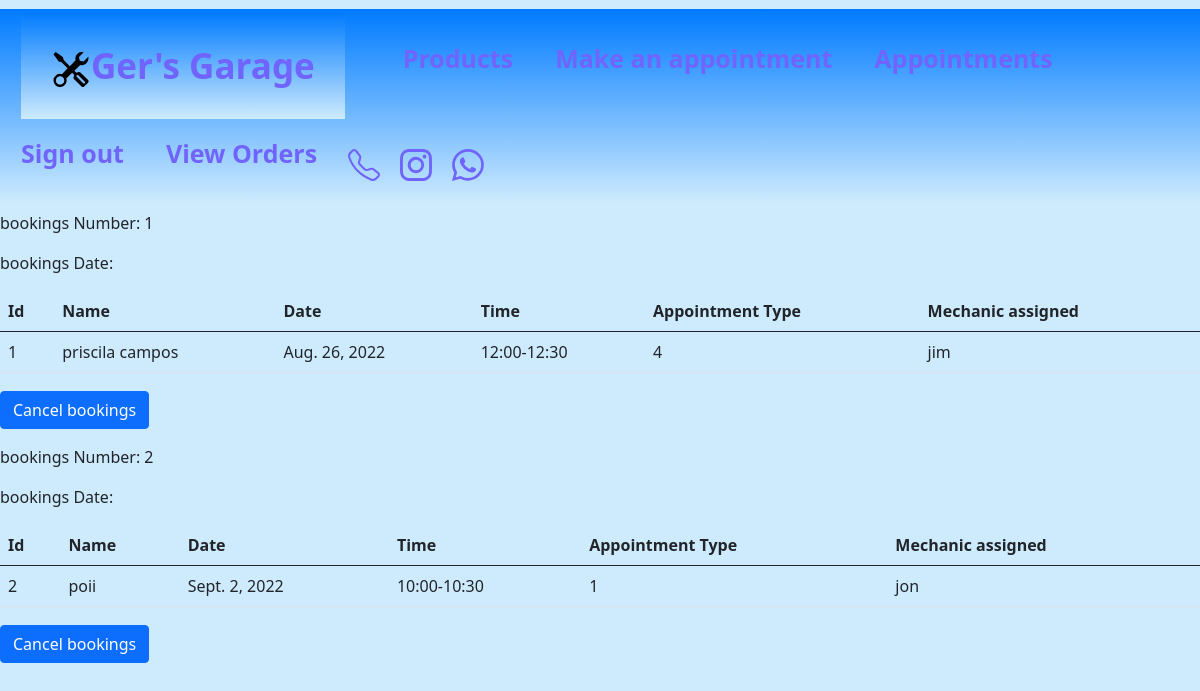
/Bookings/history/ (signed in), run on an earlier commit of the app's database.
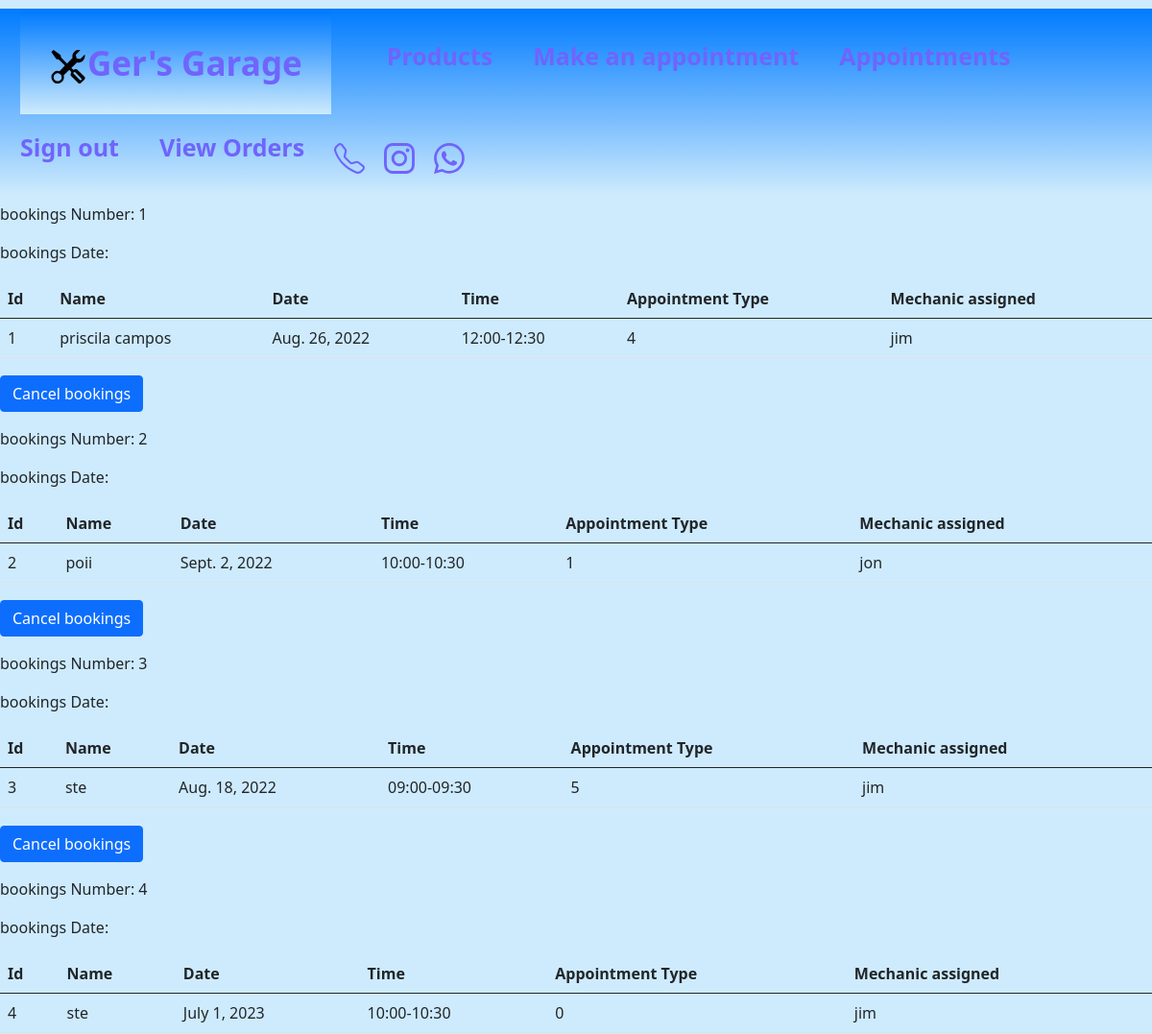
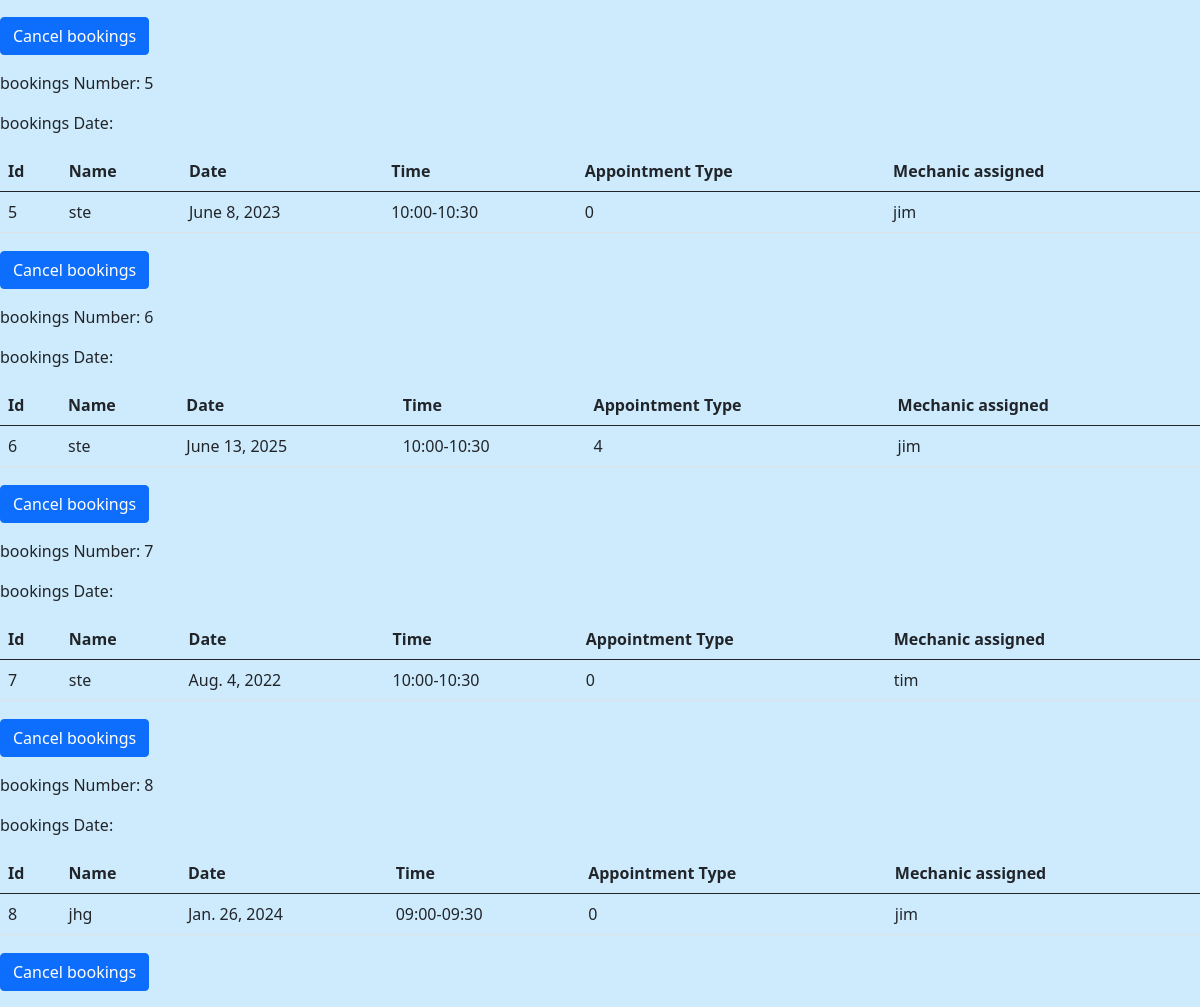
And on a later commit of the database (2 pictures, top to bottom).
### Bookings/models.py (models this page shows, shortened)
class Bookings(models.Model):
    class Meta:
        unique_together = ('staff', 'date', 'timeslot')
    CAR_MAKES = [(0,' Nissan '),
                 (1,' Audi '),
                 (2,' BMW '),
                 (3,' Chevrolet '),
                 (4,' Citroen '),
                 (5,' Fiat '),
                 (6,' Ford '),
                 (7,' Honda '),
                 (8,' Hyundai '),
                 (9,' Kia '),
                 (10,' Mercedes-Benz '),
                 (11,' Renault '),
                 (12,' Suzuki '),
                 (13,' Toyota '),
                 (14,' Volkswagen '),
                 (15,' Volvo '),
                 (16,' Mazda '),
                 (17,' Jaguar '),
                 (18,' Jeep '),
                 (19,' Porsche '),
                 (20,' Kia '),
                 (21,' Land Rover '),
                 (22,' Mini'),
                 (23,' Mitsubishi Motors'),
                 (24,' Subaru'),
                 (25,' Chrysler'),
                 (26,' Dodge'),
                 (27,' Tesla'),
                 (28,' Alfa Romeo'),
                 (29,' Bentley'),
                 (30,' Other'), ]
    TIMESLOT_LIST = (
        (0, '09:00-09:30'),
        (1, '10:00-10:30'),
        (2, '11:00-11:30'),
        (3, '12:00-12:30'),
        (4, '13:00-13:30'),
        (5, '14:00-14:30'),
        (6, '15:00-15:30'),
        (7, '16:00-16:30'),
        (8, '17:00-17:30'),
    )
    CAR_TYPE = [
        (0, ' Convertible '),
        (1, '  SUV '),
        (2, ' Station wagon '),
        (3, ' Hatchback '),
        (4, ' Coupe '),
        (5, ' Pickup truck '),
        (6, ' Minivan '),
        (7, ' Sports car '),
        (8, ' Truck '),
        (9, ' Van '),
        (10, ' Crossover '),
        (11, ' Motorcycle '),
        (12, ' Limousine '),
        (13, ' Bus '),
        (14, ' Roadster '),
        (15, ' Recreational vehicle '),
        (16, ' Other '), ]
    Engine_TYPES = [(1, ' Electric car '),
                    (2, ' Hybrid car '),
                    (3, ' Petrol car '),
                    (4, ' Diesel car '), ]
    APP_TYPE = [(0, ' Repair/fault '),
                (1, ' Major Repair '),
                (2, ' Major service '),
                (3, ' Annual service '),
                (4, ' Pre NCT '),
                (5, ' Emissions test '),
                (6, ' Winter service '),
                (7, ' Others '), ]
    CustName = models.TextField( 'Name',max_length=25)
    Reg = models.TextField('Registration number',max_length=25)
    timeslot = models.IntegerField('Time',choices=TIMESLOT_LIST, blank=True)
    date = models.DateField('Date',help_text='DD-MM-YYYY')
    type = models.IntegerField( 'Type of appointment',choices=APP_TYPE)
    number = models.TextField('Phone number',max_length=25)
    email = models.TextField('email',max_length=25)
    VehicleType = models.IntegerField('Vehicle type',choices=CAR_TYPE)
    CarMake = models.IntegerField('Car make',choices=CAR_MAKES)
    EngineType = models.IntegerField('Engine type',choices=Engine_TYPES)
    staff = models.ForeignKey('Staff', on_delete=models.CASCADE)
    def __str__(self):
        return '{},{},{},{},{}'.format(self.id,self.CustName,self.date,self.type,self.staff)
    @property
    def time(self):
        return self.TIMESLOT_LIST[self.timeslot][1]

class Staff(models.Model):
    name = models.TextField(max_length=25)
    def __str__(self):
        return self.name

### Bookings/views.py (the view)
# urls.py: path('history/', views.bookings_history, name= 'bookings_history'),
@login_required()
def bookings_history(request):
    if request.user.is_staff:
        email = str(request.user.email)
        booking_details = Bookings.objects.all()
        print(booking_details)
        return render(request, 'bookings_list.html',{'bookings_details':booking_details})
    else:
        return 1

### Bookings/template/bookings_list.html (shortened to what this page needs)
{% extends "index.html" %}
{% block content %}
<div class="col-md-12">
	{% for bookings in bookings_details %}
		<p>bookings Number: {{bookings.id}}</p>
		<p>bookings Date: {{bookings.created}}</p>
		<table class="table table-bbookingsed table-hover table-condensed">
			<thead>
				<tr>
				<th>Id</th>
				<th>Name</th>
				<th>Date</th>
				<th>Time</th>
				<th>Appointment Type</th>
				<th>Mechanic assigned</th>
				</tr>
			</thead>
			<tbody>
				<tr>
					<td>{{bookings.id}}</td>
					<td>{{bookings.CustName}}</td>
					<td>{{bookings.date}}</td>
					<td>{{bookings.time}}</td>
					<td>{{bookings.type}}</td>
					<td>{{bookings.staff}}</td>
				</tr>
			</tbody>
		</table>
        <p>
            <a href=""><button class="btn btn-primary">Cancel bookings</button></a>
        </p>
	{% endfor %}
		</div>
{% endblock content %}

### templates/Index.html (shortened to what this page needs)
<!doctype html>
<html lang="en">
  <head>
    <link href="https://cdn.jsdelivr.net/npm/bootstrap@5.0.2/dist/css/bootstrap.min.css" rel="stylesheet">
{% load static %}
      <link rel="stylesheet" type="text/css" href="{% static '/style.css' %}">
  <body>
  <nav class="navbar">
		<ul class="nav nav-pills ">
<li>
        <a class="navbar-brand bg-light" href="{% url 'home'%}"> Ger's Garage </a>
			</li>
			<li id="nav-item" class= "products") {class="active"}>
				<a href="{% url 'products'%}">Products</a>
			</li>
			{% if request.user.is_authenticated %}
<li id="nav-item" class= "bookings") {class="active"}>
				<a href="{% url 'Bookings'%}">Make an appointment</a>
			</li>
			{% if request.user.is_staff %}
<li id="nav-item" class= "bookings_hist") {class="active"}>
				<a href="{% url 'bookings_history'%}">Appointments</a>
			</li>{% endif %}
			<li id="nav-item" class= "signout") {class="active"}>
				<a href="{% url 'signout'%}">Sign out</a>
			</li>
			<li id="nav-item" class= "orders_history") {class="active"}>
					<a href="{% url 'orders_history'%}">View Orders</a>
			</li>
			{% endif %}
<a class="form-image-phone" >
 </a>
<a class="form-image-insta">
</a>
<a class="form-image-whatsapp" href="www.whatsapp.com">
</a>
		</ul>
		</nav>
    </head>
  {% block content %}
  {% endblock content %}
  </body>
</html>

### static/style.css (style rules this page uses)
.form-image-phone { margin:10px; margin-top:30px; }
.form-image-insta { margin:10px; margin-top:30px; }
.form-image-whatsapp { margin:10px; margin-top:30px; }
body { background-color: #ceebfd; }
.nav { width:100%; height:50%; margin-top: 1px; background:linear-gradient(#007bff 0%, #ceebfd 100%); }
li { margin:1px; padding:20px; }
a { font-size:25px; color:#7064fc; text-decoration: none; font-weight: bold; }
ul { padding:10px ; list-style-type: none; }
.navbar-brand { background:linear-gradient(#007bff 0%, #ceebfd 100%); font-size: 35px; padding: 30px; }

What changed in the data, as far as the page shows it:
added Bookings: id "3", CustName "ste", date "Aug. 18, 2022", time "09:00-09:30", type "5", staff "jim"
added Bookings: id "4", CustName "ste", date "July 1, 2023", time "10:00-10:30", type "0", staff "jim"
added Bookings: id "5", CustName "ste", date "June 8, 2023", time "10:00-10:30", type "0", staff "jim"
added Bookings: id "6", CustName "ste", date "June 13, 2025", time "10:00-10:30", type "4", staff "jim"
added Bookings: id "7", CustName "ste", date "Aug. 4, 2022", time "10:00-10:30", type "0", staff "tim"
added Bookings: id "8", CustName "jhg", date "Jan. 26, 2024", time "09:00-09:30", type "0", staff "jim"
